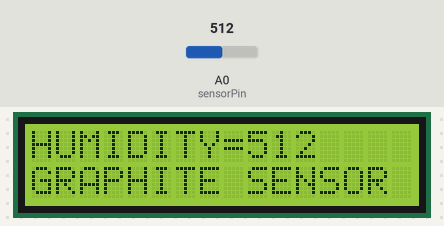
Recording of a sketch running on a simulated Arduino Uno, built with avr-gcc and run on an emulated ATmega328P. On the bench: 16×2 character LCD. The inputs (shaded band) are chosen by the test bench; at power-on: A0 (sensorPin) = 512.

Above: at 1.2 s.
1.3 s: A0 (sensorPin) set to 716
At 1.7 s:
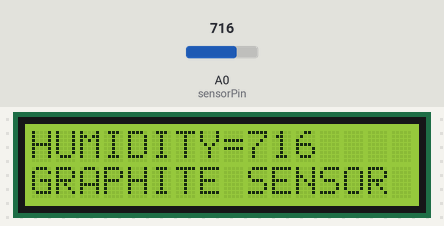
2.8 s: A0 (sensorPin) set to 900
At 3.5 s:
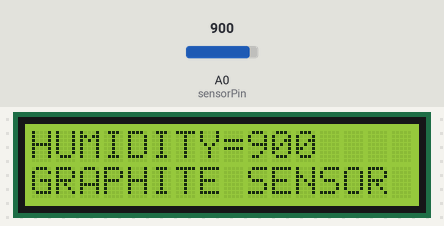
4.3 s: A0 (sensorPin) set to 1023
At 5.4 s:
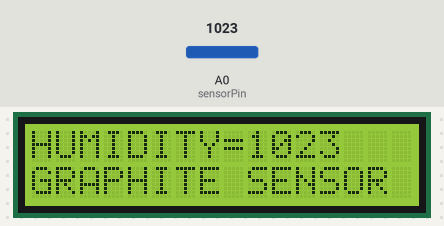
Timing chart, 0 to 7.3 s (numbered marks = the images above; inputs shaded):
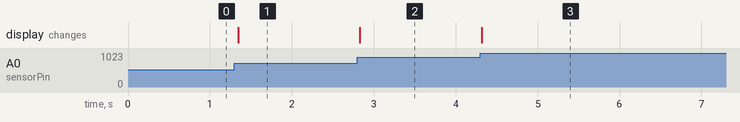

The sketch:

analog_read_lcd.ino
```cpp
// initialize the library with the numbers of the interface pins
#include <LiquidCrystal.h>
LiquidCrystal lcd(12, 11,10 , 5, 4, 3, 2);
int sensorPin = A0;            // устанавливаем входную ногу для АЦП
unsigned int sensorValue = 0;  // цифровое значение фоторезистора

void setup() {
  // put your setup code here, to run once:
 // set up the LCD's number of columns and rows:
  lcd.begin(16,2);
   // Print a message to the LCD.
//  lcd.print("hello, world!");
pinMode(A0,INPUT);
Serial.begin(9600);
}

void loop() {
  // put your main code here, to run repeatedly:
  lcd.clear();
  sensorValue = analogRead(sensorPin);
lcd.setCursor(0,0);
lcd.print("HUMIDITY=");
lcd.print(sensorValue);
lcd.setCursor(0,1);
lcd.print("GRAPHITE SENSOR");

delay(100);
}
```

Measured:
- after the input at 1.3 s, the display: changes at once (image 1)
- after the input at 2.8 s, the display: changes at once (image 2)
- after the input at 4.3 s, the display: changes at once (image 3)
